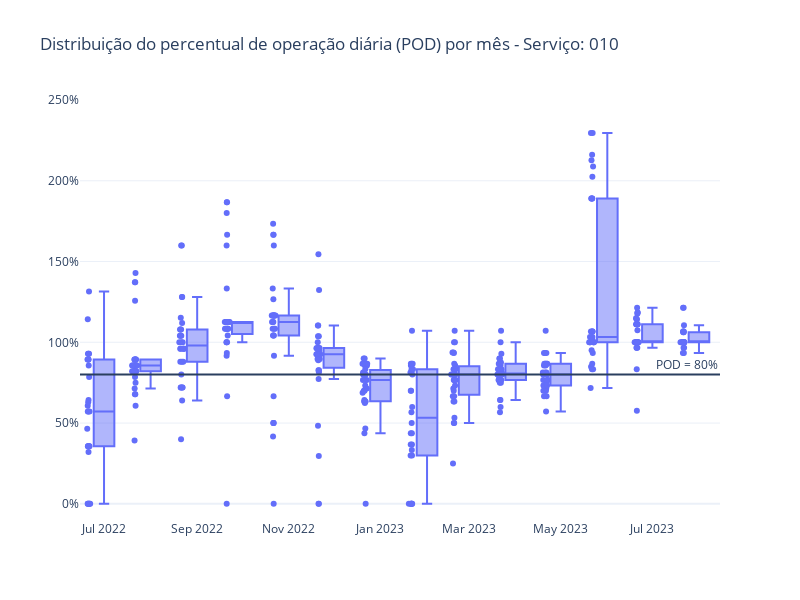

The notebook cell saved with this chart:
### Code cell
fig = px.box(
    df_sumario_treated, 
    x="mes", 
    y="perc_km_planejada", 
    title=f"Distribuição do percentual de operação diária (POD) por mês - Serviço: {servico}",
    template="plotly_white",
    labels={
        "mes": "",
        "perc_km_planejada": ""
    },
    points="all"
)


fig.update_layout(
    yaxis_range=[-10, 250],
    yaxis_ticksuffix="%",
    # yaxis_tickprefix="R$ ",
    width=800,
    height=600,
    showlegend=False,
)

fig.add_hline(y=80, annotation_text="POD = 80%")

fig.show()

### Figure 1 — Plotly figure (JSON) as saved in the notebook; plotly's stock layout.template omitted (floating-point values rounded to 4 significant figures; data arrays with more than 128 entries replaced by an {"elided": "..."} marker saying what was removed)
{"data": [{"alignmentgroup": "True", "boxpoints": "all", "hovertemplate": "=%{y}<extra></extra>", "legendgroup": "", "marker": {"color": "#636efa"}, "name": "", "notched": false, "offsetgroup": "", "orientation": "v", "showlegend": false, "type": "box", "x": {"elided": "422 str values"}, "x0": " ", "xaxis": "x", "y": {"elided": "422 float values"}, "y0": " ", "yaxis": "y"}], "layout": {"annotations": [{"showarrow": false, "text": "POD = 80%", "x": 1, "xanchor": "right", "xref": "x domain", "y": 80, "yanchor": "bottom", "yref": "y"}], "boxmode": "group", "height": 600, "legend": {"tracegroupgap": 0}, "shapes": [{"type": "line", "x0": 0, "x1": 1, "xref": "x domain", "y0": 80, "y1": 80, "yref": "y"}], "showlegend": false, "title": {"text": "Distribuição do percentual de operação diária (POD) por mês - Serviço: 010"}, "width": 800, "xaxis": {"anchor": "y", "domain": [0, 1], "title": {"text": ""}}, "yaxis": {"anchor": "x", "domain": [0, 1], "range": [-10, 250], "ticksuffix": "%", "title": {"text": ""}}}}
